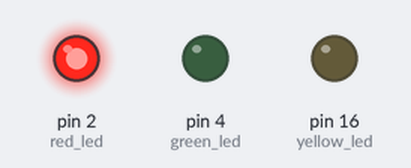
A sketch run on a simulated Arduino Uno, built with avr-gcc and run on an emulated ATmega328P. Shown: output pins drawn as LEDs (lit = HIGH).

Above: at 1.5 s.
At 3.5 s:
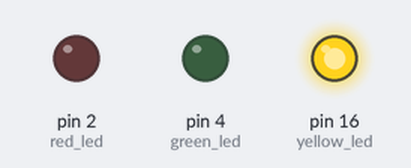
At 5.5 s:
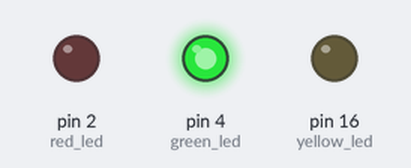
Timing chart, 0 to 10.4 s (numbered marks = the images above):
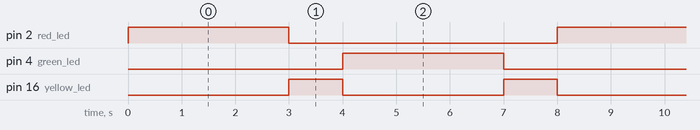

The sketch:

Semaforo_con_leds.ino
```cpp
#include <stdint.h>

// Definir pines para los LEDs
uint8_t red_led = 2;     // Pin del LED rojo
uint8_t green_led = 4;   // Pin del LED verde
uint8_t yellow_led = 16; // Pin del LED amarillo

// Variable para manejar el estado del semáforo
uint8_t estado = 0;

// Variable para manejar el tiempo de cambio
uint64_t previous_millis = 0;

// Intervalos de tiempo para cada estado
uint64_t red_interval = 3000;    // 3 segundos
uint64_t yellow_interval = 1000; // 1 segundo
uint64_t green_interval = 3000;  // 3 segundos

void setup() {
    Serial.begin(9600);

    // Configurar los pines como salida
    pinMode(red_led, OUTPUT);
    pinMode(green_led, OUTPUT);
    pinMode(yellow_led, OUTPUT);

    // Iniciar el semáforo con la luz roja encendida
    digitalWrite(red_led, HIGH);
    digitalWrite(green_led, LOW);
    digitalWrite(yellow_led, LOW);
}
void loop() {
    uint64_t actual_millis = millis();
    switch (estado) {  //Secuencia de encendido de las luces del semaforo
        case 0: // Enciende led rojo
            if (actual_millis - previous_millis >= red_interval) {
                previous_millis = actual_millis;
                digitalWrite(red_led, LOW);
                digitalWrite(yellow_led, HIGH);
                estado = 1;
            }
            break;
        case 1: // Enciende led amarillo
            if (actual_millis - previous_millis >= yellow_interval) {
                previous_millis = actual_millis;
                digitalWrite(yellow_led, LOW);
                digitalWrite(green_led, HIGH);
                estado = 2;
            }
            break;
            case 2: // Enciende led verde
            if (actual_millis - previous_millis >= green_interval) {
                previous_millis = actual_millis;
                digitalWrite(green_led, LOW);
                digitalWrite(yellow_led, HIGH);
                estado = 3;
            }
            break;
        case 3: // Enciende led amarillo
            if (actual_millis - previous_millis >= yellow_interval) {
                previous_millis = actual_millis;
                digitalWrite(yellow_led, LOW);
                digitalWrite(red_led, HIGH);
                estado = 0;
            }
            break;
    }
}
```

Measured:
- by itself, pin 2 (red_led), pin 4 (green_led): alternates HIGH for 3.0 s and LOW for 5.0 s
- by itself, pin 16 (yellow_led): alternates HIGH for 1.0 s and LOW for 3.0 s
- by itself, everything shown: repeats every 8.0 s, in 4 steps
